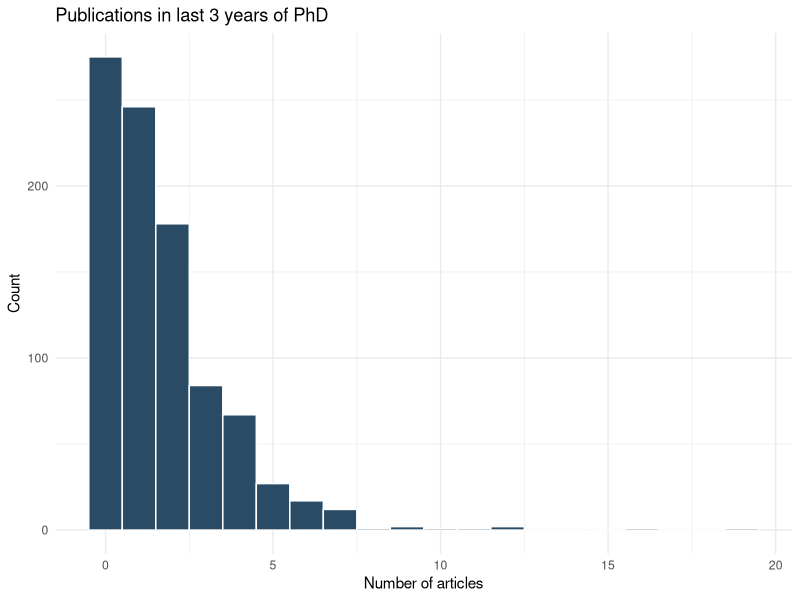
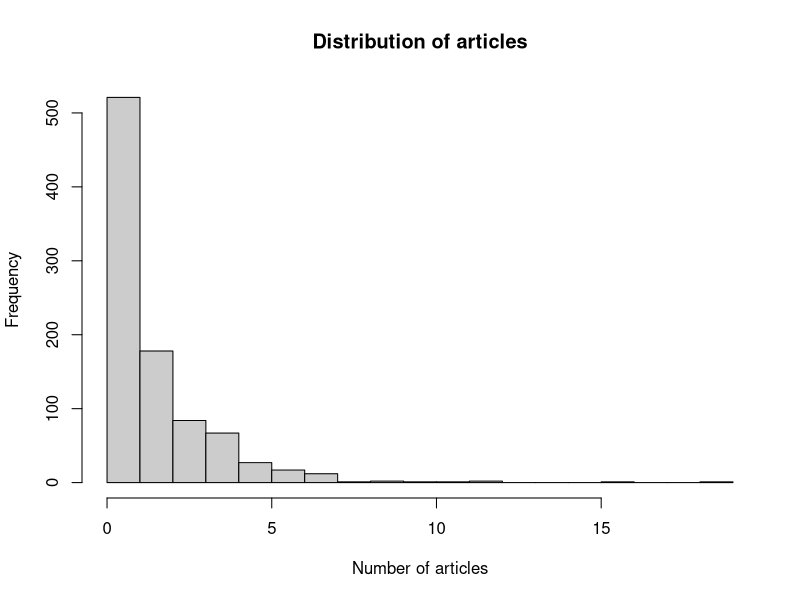

The R source for these figures, in order:


install.packages("carData") 
install.packages("MASS")
install.packages("nnet")
install.packages("marginaleffects")
install.packages("pscl")
install.packages("AER")
library(AER) 
library(marginaleffects) 
library(ggplot2)
library(pscl)
library(carData) 
library(MASS) 
library(nnet) 
library(marginaleffects) 
data(BEPS)



#1.1a-------------------------------------------------------------------------------
table(BEPS$economic.cond.national)
BEPS$econ_ord = factor(BEPS$economic.cond.national, ordered = TRUE)

#The category most common is 3. Due to most of the respondents that chose a middle number
#this would be problematic because there is very little difference between the respondents 
#than. The effect wouldn't be large because it automattically dilutes the findinds. 

#b
m_ologit = polr(econ_ord ~ age + gender + Europe + political.knowledge, 
                data = BEPS, Hess = TRUE) 
summary(m_ologit)

#The raw coefficient is -0.122693. Because the raw coef is negative, meaning that respondents with stronger pro EU attitudes tend to be 
#perceive national economic conditions as having improved. 

#c
avg_slopes(m_ologit)
#The AMEs show the average change in the probability of each response category
#associated with a one unit increases in each predictor. AME from 4 and 5 are postive
# which is consistent with a positive association between pro EU sentiment and more
#optimist economic assessments. AMEs for any predictor must sum to zero across the 5 categories because the probabilities 
#are constrained to sum to one. 

#d
predictions(m_ologit, newdata = datagrid(gender = c("female", "male")))
# The most pessimistic and optimistic category are shown separately for male and female respondents.
#There is only a modest difference between the genders. This suggests that gendered optimism is not large in this
#dataset.

#1.2a------------------------------------------------------------------------------------------
BEPS$vote=relevel(BEPS$vote,ref="Conservative") 
m_mlogit=multinom(vote~economic.cond.national+Blair+Hague+ 
                    Kennedy+Europe,data=BEPS,trace=FALSE) 
summary(m_mlogit)
#The coefficient on Blair in the LvC equation is strongly positive: higher approval of Blair
# is associated with greater substantially log-odds of voting Labour rather than Conservative. 
#This makes sense as he was the leader of the Labour party. 

#1.2b
avg_slopes(m_mlogit)
#The AME on the probability of voting Labour is positive and substantial. There is one unit increase
#in the average probability of voting Labour holding all other variables constant.

#1.2c
#The multinational logit assumes IIA, that the odds between any two alternative is unaffected by the 
#presence or characteristics of the third alternative. The IIA fails because 2 alternatives are near perfect subs,
#and removing one simply shifts its probalility to the other rather than distributing it propotionally. 
#The IIA is plausible for Conservative vs the others but is a more legitimate worry for 
#labour/liberal democrat distinction. 


#1.3a----------------------------------------------------------------------------------------------------------------------
data(bioChemists)

summary(bioChemists$art) 
var(bioChemists$art) 
ggplot(bioChemists, aes(x = art)) + 
  geom_histogram(binwidth = 1, fill = "#294b66", color = "white") + 
  theme_minimal() + 
  labs(title = "Publications in last 3 years of PhD", 
       x = "Number of articles", y = "Count")
pdf("art_histogram.pdf", width = 6, height = 4) 
hist(bioChemists$art, breaks = 20, main = "Distribution of articles", 
     xlab = "Number of articles", col = "gray80") 
dev.off()

#The distribution ratio is right skewed with a modde at zero and a long upper reach. 
#This means that the mean is around 1 to 3. Under the Poisson model, the variance should = 
# the mean, and that it underestimate uncertainty and produce anti-conservative SE.


#1.3b
m_pois = glm(art ~ fem + mar + kid5 + phd + ment, 
             data = bioChemists, family = poisson) 
summary(m_pois)
exp(coef(m_pois)["ment"])
#The coefficient on ment is 0.025543 and when doing the IRR for ment it is 1.025872.The residual deviance is substantially larger than the
#residual degrees of freedom which is a sign of over dispersion. The Poisson model doesnot adequately capture the 
#variation in publication counts. 

#1.3c
dispersiontest(m_pois)
#The dispersion parameter is 1.82454. Because it is well above 1, confirms the variance in art 
#exceeding its mean. This means that the Poisson SE are too small. This implies for the validity of the Poisson SE
#above that it does account for over dispersion such as the negative binomial. 

#1.4a----------------------------------------------------------------------------------------------------------------------
m_nb = glm.nb(art ~ fem + mar + kid5 + phd + ment, 
              data = bioChemists) 
summary(m_nb)
#The coefficient is smilar to the Poisson estimate, showing that the point estimate is 
#reasonable stable. The main difference is in the SE, the negative binomial model produces larger
#more honest uncertainty estimates. A smaller theta means more severe overdispersion. Here because it is more
#moderate, which is meaningful but not extreme extra Poisson variation. 

#1.4b
AIC(m_pois)

AIC(m_nb)

#The model with the the AIC is m_nb of 3314.113, depite the NB model having one 
#additional parameter. Under AIC, it compensates for the added complexity. This confirms the overdispersion of being a genuine feature of the data.
#The negative binomial is the better model for these publication counts. 

#1.4c
predictions(m_nb, newdata = datagrid(fem = c("Men", "Women")))
#The predicted number of articles for men exceeds that than for women, this is held for relation status, children, 
#PhD, and productivity. The coef intervals provide info on whether this gender
#gap is statistically distinguishable. The gap reflects a persistent within group gender difference in publications productivety
#that is not simply an artifact of other observable characteristics.

#1.4d
#The Poisson model is not adequate for this dataset, the variance to mean ratio of art is roughly double, the 
#residual deviance far exceeds the degrees of freedom and rejects dispersion with a pvalue below 0.001. The negative binomial model achieves a lower AIC and produces a more reliable
#standard errors. The ment has a positive and significant effect, with an IRR above 1, and each mentor article is associated with an increase in student articles. 
#The predictors that are statistically significant in the negative binomial model is gender, children under the age of 5. One substantive conclusion about the factors driving publications
#productively amoung PhD students is that prestige and relationship status is not significant in the negative binomial model. 
